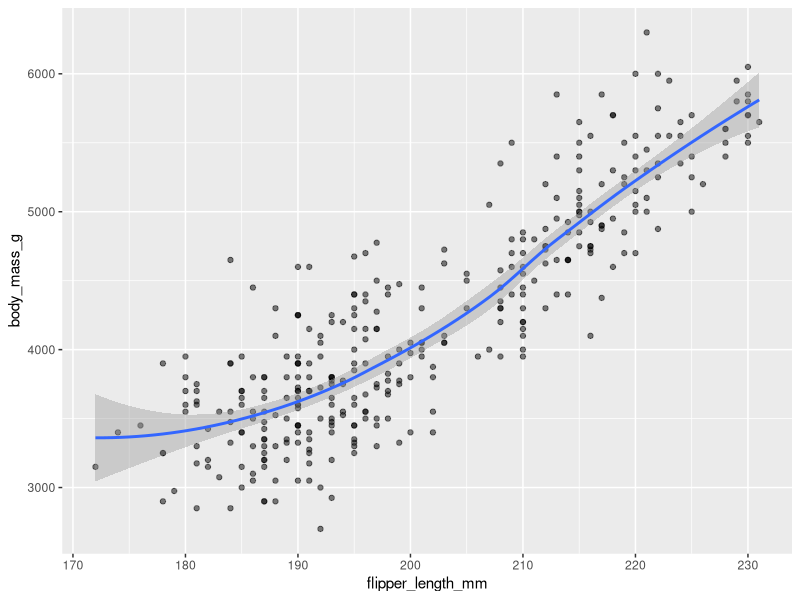
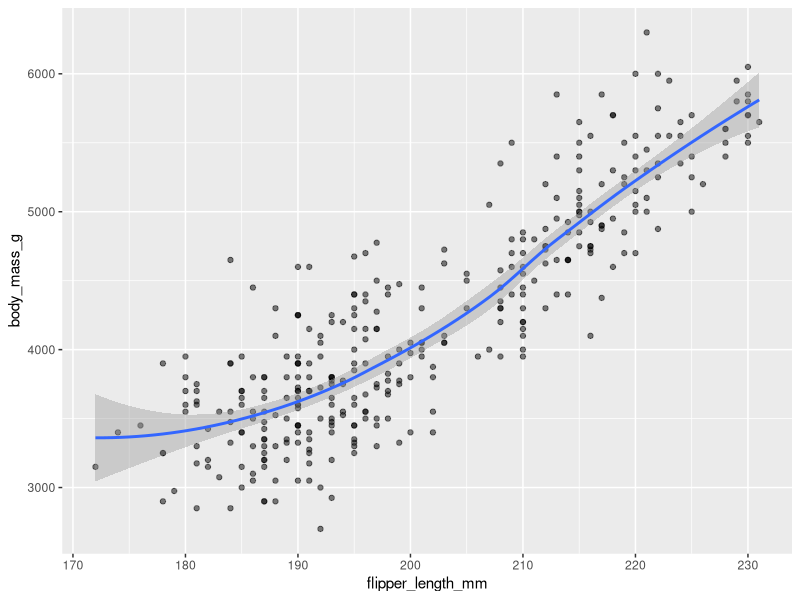
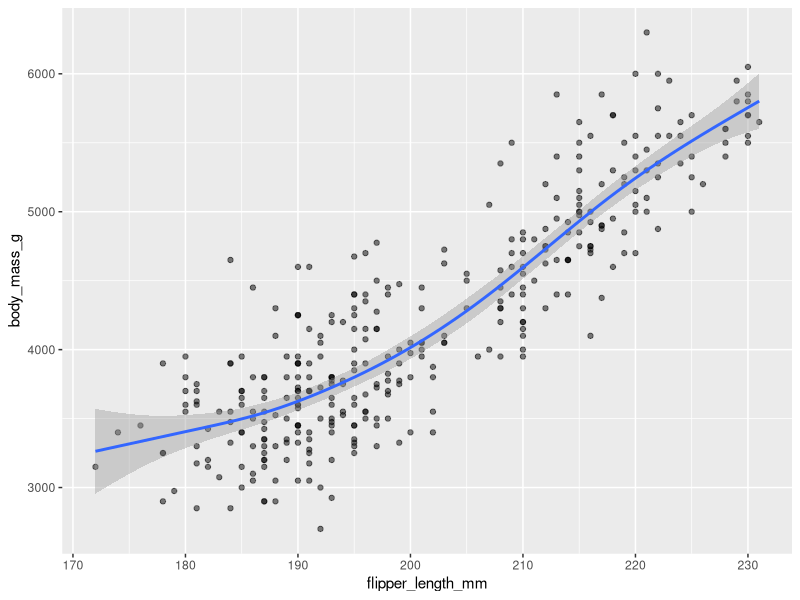
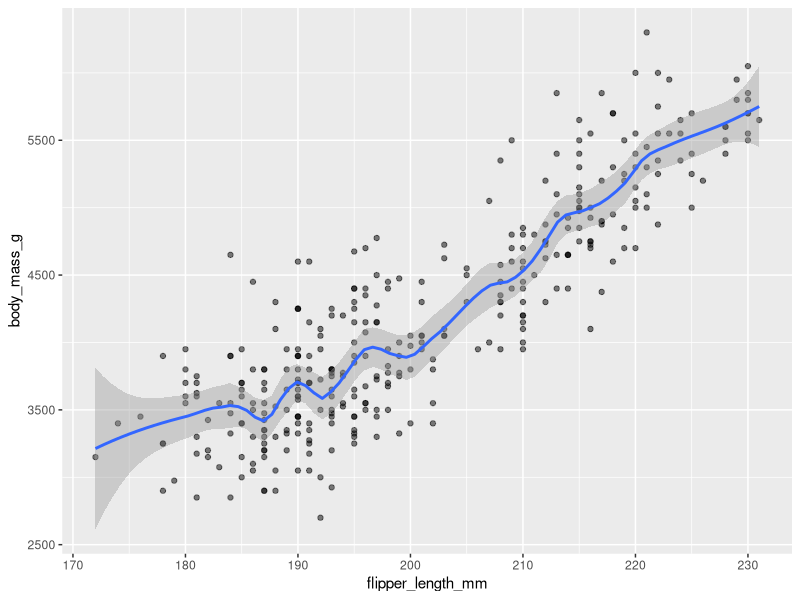
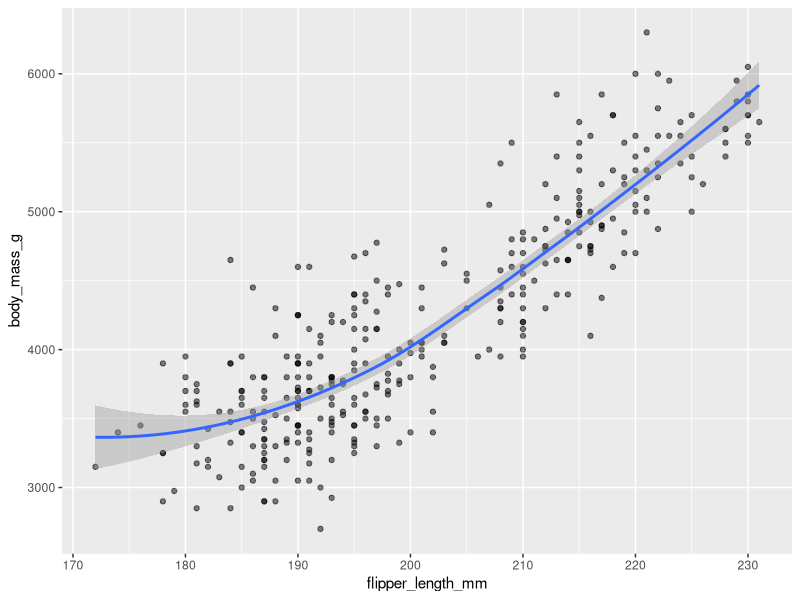
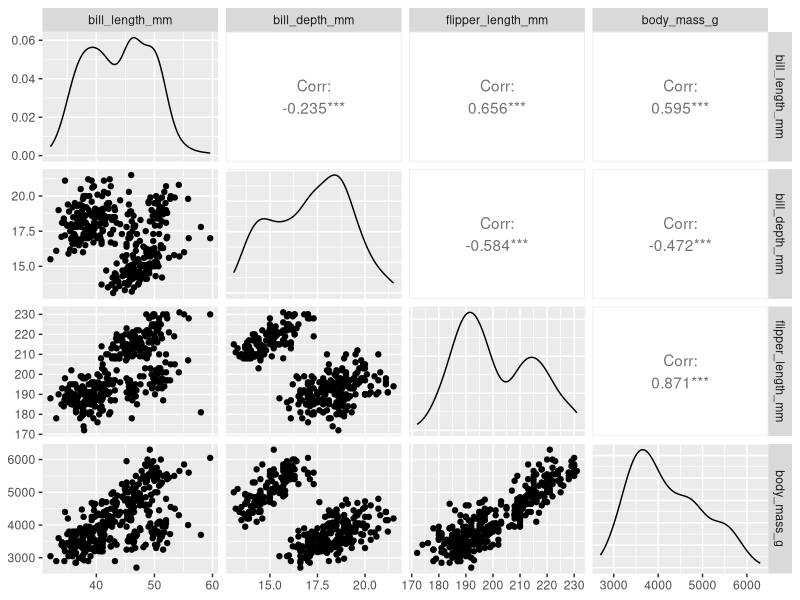
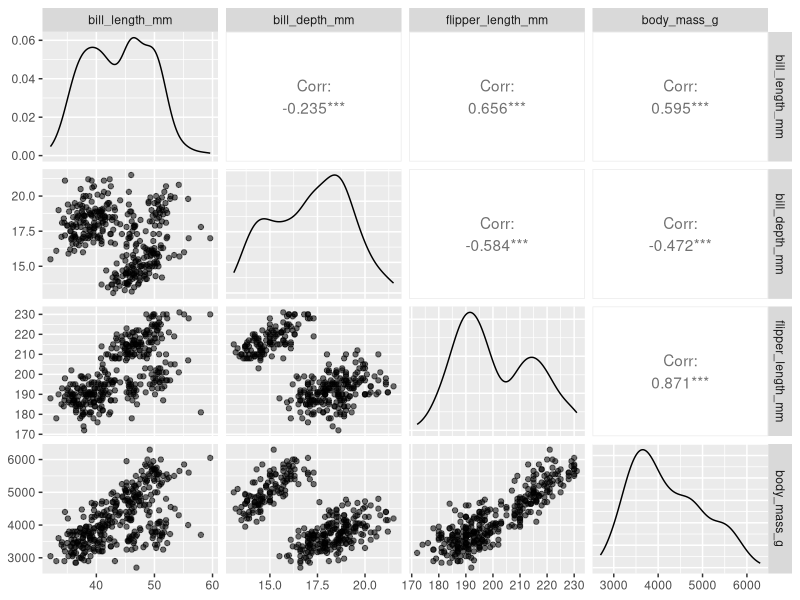
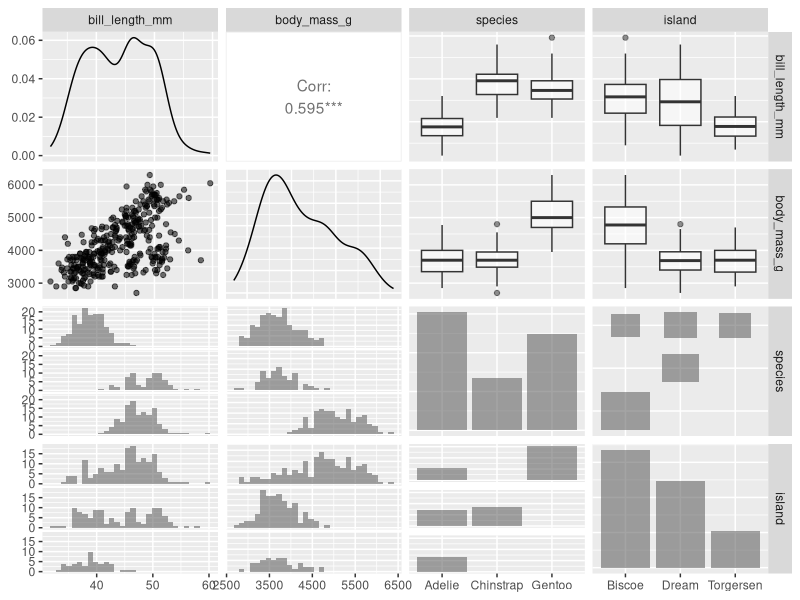

Write R code to recreate these figures, in order.
## ---- chunk 1
library(tidyverse)
library(palmerpenguins)
data(penguins)
head(penguins)
## ---- chunk 2
penguins %>%
  ggplot(aes(x = flipper_length_mm, y = body_mass_g)) +
  geom_point(alpha = 0.5) + 
  geom_smooth(method = "loess")
## ---- chunk 3
penguins %>%
  ggplot(aes(x = flipper_length_mm, y = body_mass_g)) +
  geom_point(alpha = 0.5) + 
  geom_smooth()
## ---- chunk 4
penguins %>%
  ggplot(aes(x = flipper_length_mm, y = body_mass_g)) +
  geom_point(alpha = 0.5) + 
  geom_smooth(method = "gam", formula = y ~ s(x, bs = "cs"))
## ---- chunk 5
penguins %>%
  ggplot(aes(x = flipper_length_mm, y = body_mass_g)) +
  geom_point(alpha = 0.5) + 
  geom_smooth(span = .2)
## ---- chunk 6
penguins %>%
  ggplot(aes(x = flipper_length_mm, y = body_mass_g)) +
  geom_point(alpha = 0.5) + 
  geom_smooth(span = 1)
## ---- chunk 7
library(GGally)
penguins %>% ggpairs(columns = 3:6)
## ---- chunk 8
penguins %>% ggpairs(columns = 3:6, mapping = aes(alpha = 0.5))
## ---- chunk 9
penguins %>% 
  dplyr::select(bill_length_mm, body_mass_g, species, island) %>%
  ggpairs(mapping = aes(alpha = 0.5))
## ---- chunk 10
penguins %>% 
  ggpairs(columns = c("bill_length_mm", "body_mass_g", "island"),
          mapping = aes(alpha = 0.5, color = species))
## ---- chunk 11
penguins %>% 
  ggpairs(columns = c("bill_length_mm", "body_mass_g", "island"),
          mapping = aes(alpha = 0.5, color = species), 
          lower = list(
            continuous = "smooth_lm", 
            combo = "facetdensitystrip"
          ),
          upper = list(
            continuous = "cor",
            combo = "facethist"
          )
  )
## ---- chunk 12
penguins %>%
  dplyr::select(species, body_mass_g, ends_with("_mm")) %>%
  ggpairs(mapping = aes(color = species, alpha = 0.5),
          columns = c("flipper_length_mm", "body_mass_g",
                      "bill_length_mm", "bill_depth_mm")) +
  scale_colour_manual(values = c("darkorange","purple","cyan4")) +
  scale_fill_manual(values = c("darkorange","purple","cyan4")) +
  theme_bw() +
  theme(strip.text = element_text(size = 7))
